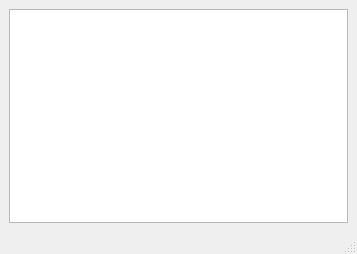
<?xml version="1.0" encoding="UTF-8"?>
<ui version="4.0">
 <class>MainWindow</class>
 <widget class="QMainWindow" name="MainWindow">
  <property name="geometry">
   <rect>
    <x>0</x>
    <y>0</y>
    <width>357</width>
    <height>254</height>
   </rect>
  </property>
  <property name="windowTitle">
   <string>MainWindow</string>
  </property>
  <widget class="QWidget" name="centralwidget">
   <layout class="QFormLayout" name="formLayout">
    <item row="0" column="0" colspan="2">
     <widget class="QPlainTextEdit" name="notes"/>
    </item>
   </layout>
  </widget>
  <widget class="QMenuBar" name="menubar">
   <property name="geometry">
    <rect>
     <x>0</x>
     <y>0</y>
     <width>357</width>
     <height>21</height>
    </rect>
   </property>
  </widget>
  <widget class="QStatusBar" name="statusbar"/>
 </widget>
 <resources/>
 <connections/>
</ui>
